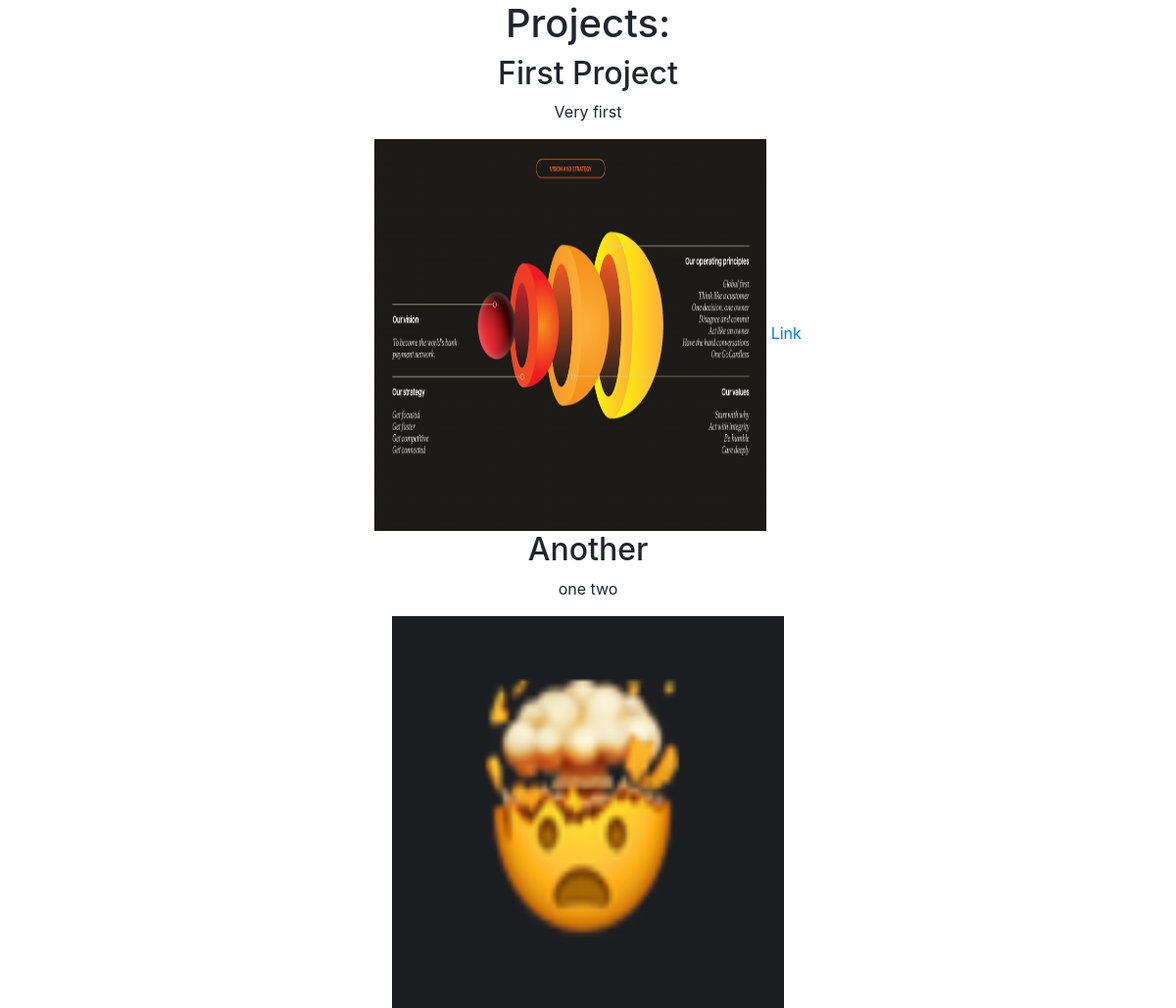
Before: / with the older database file.
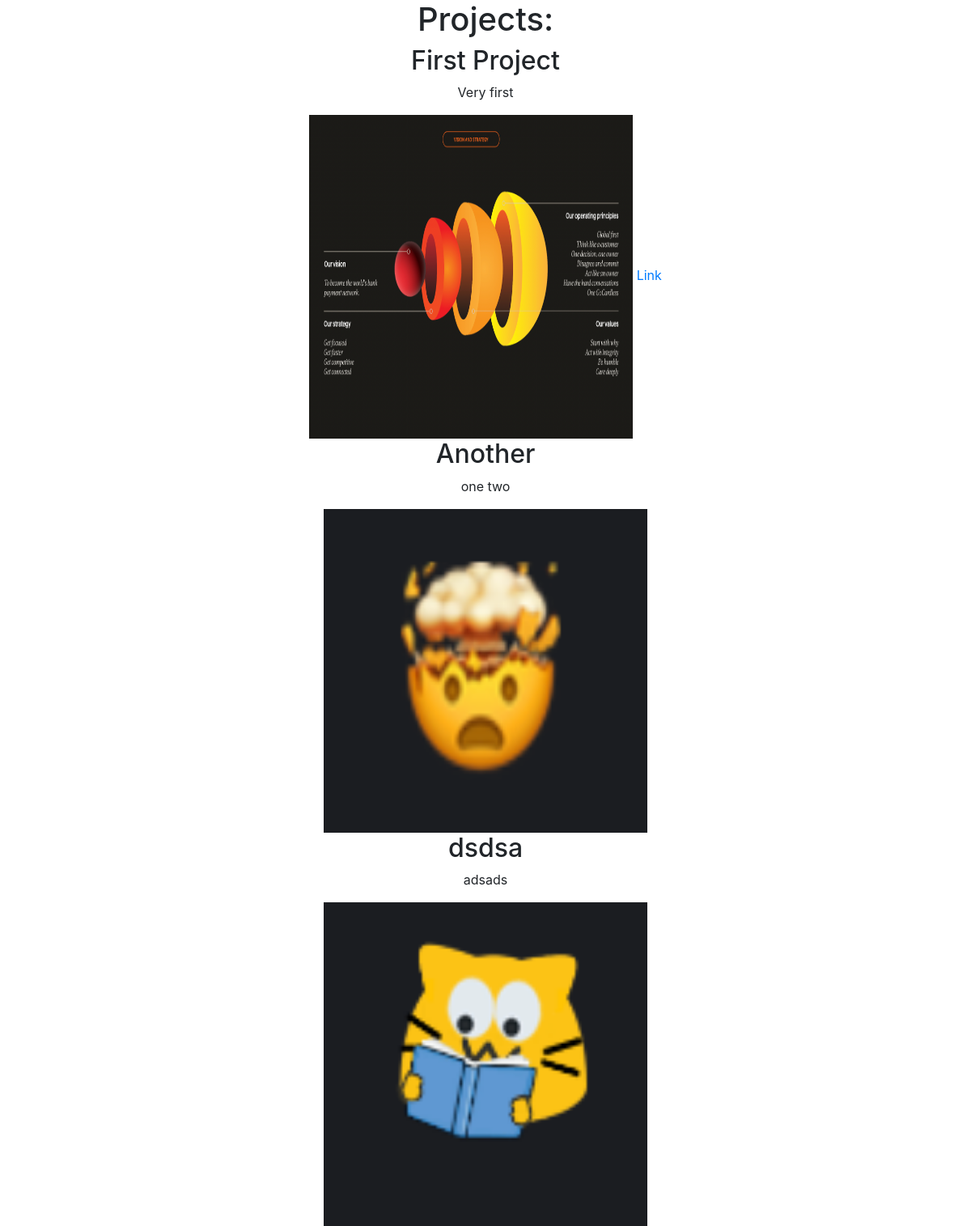
After: the same page with the newer database file.
### portfolio/models.py (models this page shows)
class Project(models.Model):
    title = models.CharField(max_length=100)
    description = models.CharField(max_length=250)
    image = models.ImageField(upload_to='portfolio/images/')
    url = models.URLField(blank=True)

### portfolio/views.py (the view)
# urls.py: 2. Add a URL to urlpatterns:  path('', views.home, name='home')
def home(request):
    projects = Project.objects.all()
    return render(request, 'portfolio/home.html', {'projects':projects})

### portfolio/templates/portfolio/home.html (shortened to what this page needs)
<link rel="stylesheet" href="https://cdn.jsdelivr.net/npm/bootstrap@4.4.1/dist/css/bootstrap.min.css"
>
<!DOCTYPE html>
<html lang="en">
<head>
</head>
<body>
    <div class="container text-center">
        <h1>Projects:</h1>
        {% for project in projects %}
            <h2>{{project.title}}</h2>
            <p>{{project.description}}</p>
            <img src="{{project.image.url}}" height=400 width=400 alt="">
            {% if project.url %}
                <a href="{{project.url}}">Link</a>
            {% endif %}
        {% endfor %}
    </div>
</body>
</html>

Changed rows visible on the page:
added Project: title "dsdsa", description "adsads", image (picture)
